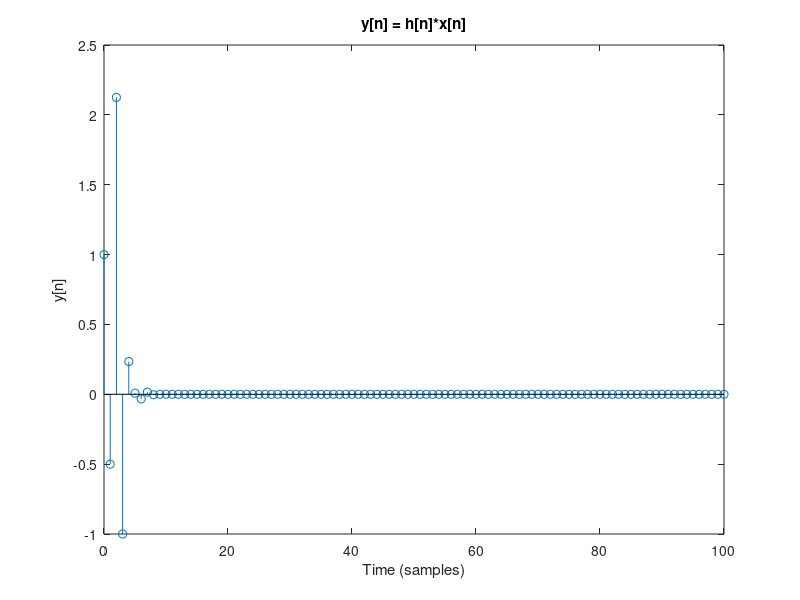

Write MATLAB code to recreate this figure.
%Daniel Noyes
%Group 11
%Problem Set 3, 3.7

a = [1 1/2 1/8];
b = [1 0 2];
n = 0:100;
delta = (n == 0);
%y = impz(b,a,n);
y = filter(b,a,delta);
stem(n,y)
xlim([0 100]);
title('y[n] = h[n]*x[n]');
xlabel('Time (samples)');
ylabel('y[n]');
